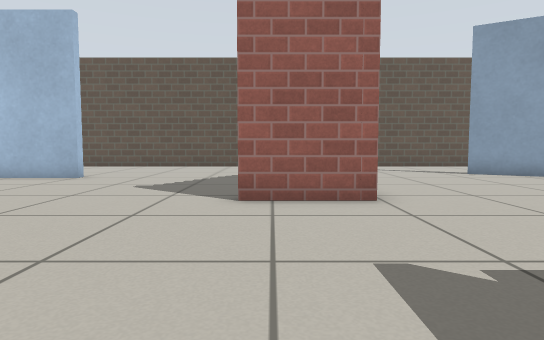
[1] (above)

16 first-person views from a walk through a world built for the Gazebo simulator. The camera is 0.5 m above the floor, tilts 4° down and sees 75° across. The floor is counted in squares, 0.5 m on a side. Each view is taken from the middle of a square. On the plan, view 1 faces up. The plan holds only what a view shows up to about 13 squares ahead; the rest is blank. The place goes on beyond the plan. Gazebo's built-in surfaces are drawn with simple patterns.

[2]
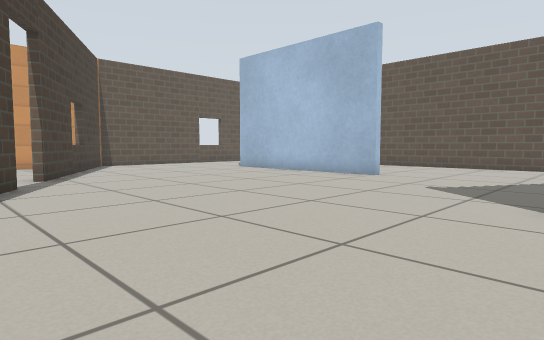

[3]
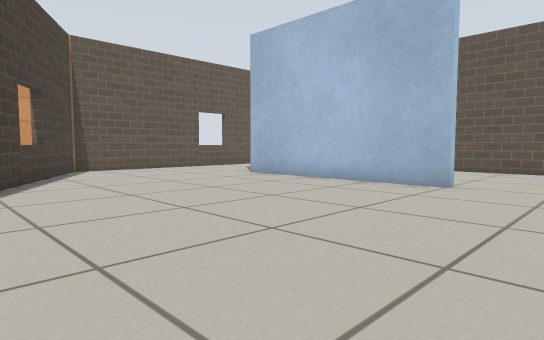

[4]
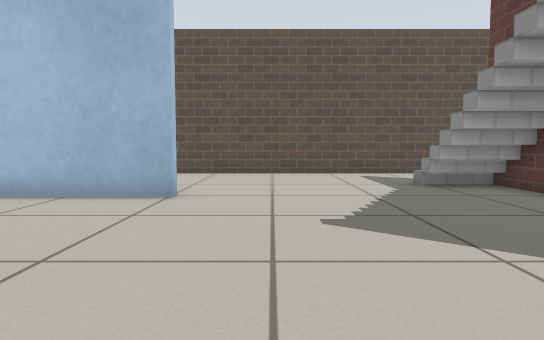

[5]
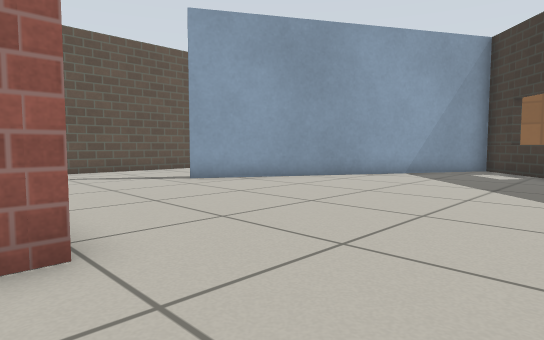

[6]
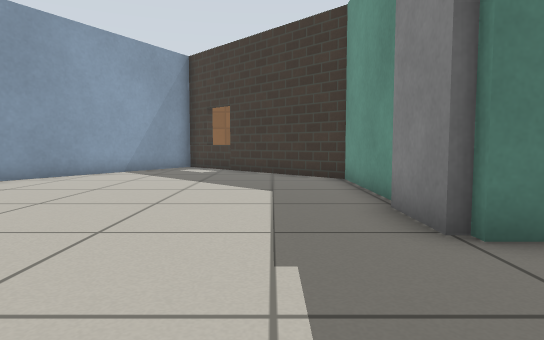

[7]
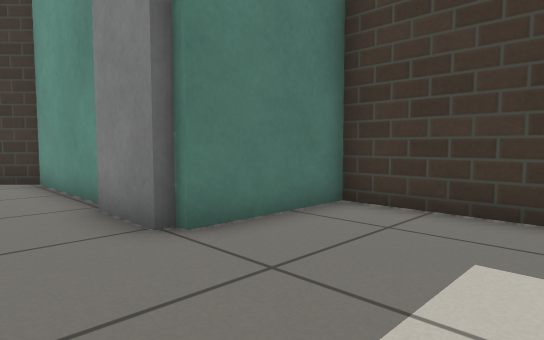

[8]
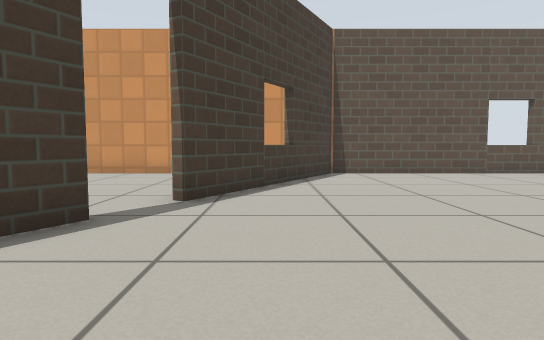

[9]
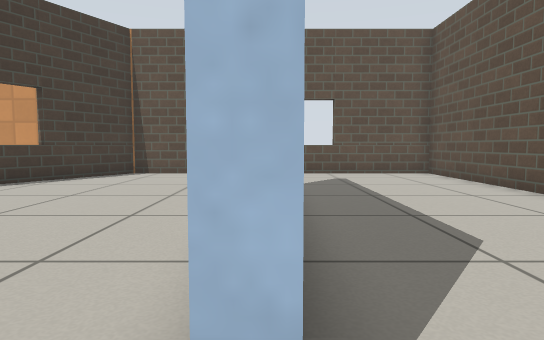

[10]
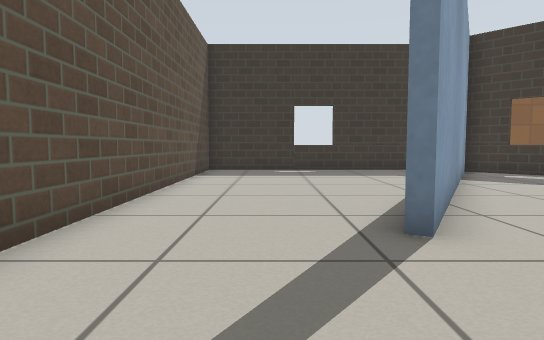

[11]
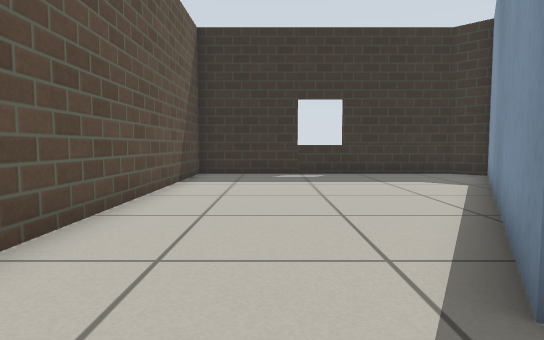

[12]
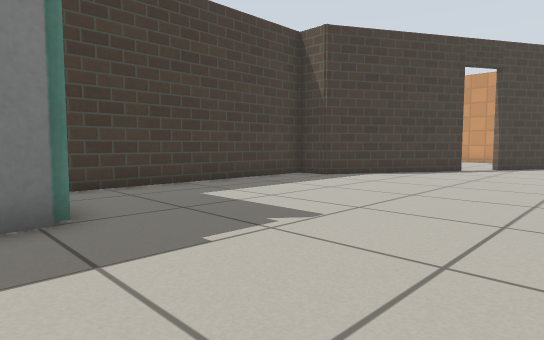

[13]
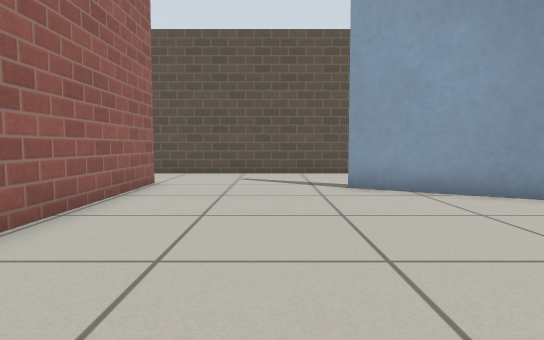

[14]
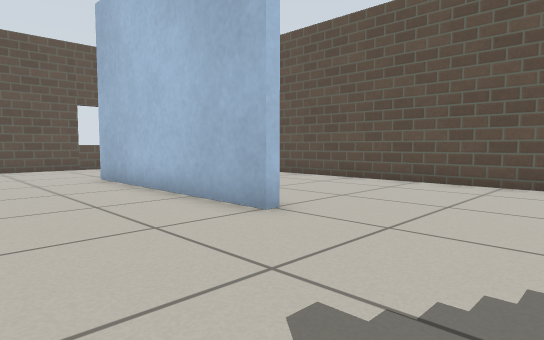

[15]
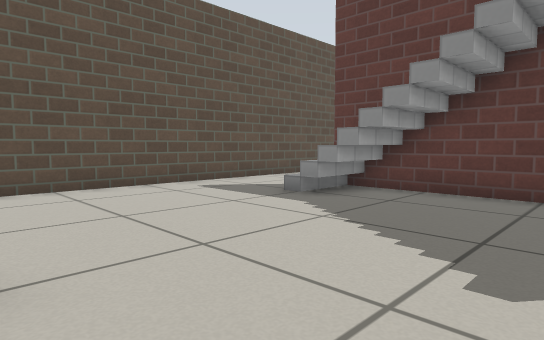

[16]
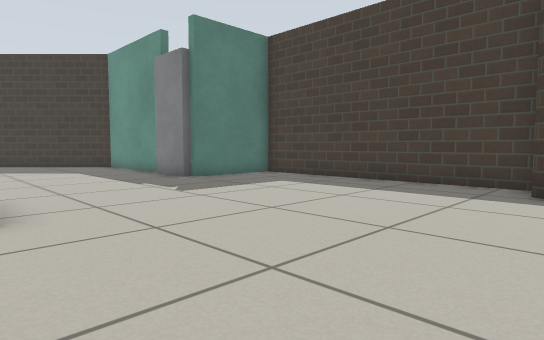

### Floor plan
Ten units are one square. View 1 is at (0, 0); x grows to the right and y downward. Boxes are objects, and circles mark ways between rooms. Rooms are numbered by the first view taken in them; rooms with no view inside come last. Other rooms are left out.
<svg viewBox="-180 -171 359 200">
<path fill="none" stroke="#000" d="M-59 -108 -130 -108M16 -99 16 -134M20 -63 14 -63M19 -114 19 -80M-98 -16 -48 12 -48 24 36 24 36 -6M14 -166 -175 -166 -175 -61 -112 -24M60 -8 104 -8 132 -36M143 -47 163 -67 68 -123M156 -55 153 -59M68 -123 69 -125 165 -70 174 -78 174 -166 14 -166M19 -134 19 -114"/>
<rect x="-5" y="-75" width="20" height="10" fill="#bbb"><title>stairs</title></rect>
<rect x="35" y="-15" width="20" height="10" fill="#bbb"><title>door leaf</title></rect>
<circle cx="20" cy="-150" r="3" fill="#2a7"/>
<circle cx="45" cy="-120" r="3" fill="#2a7"/>
<text x="-30" y="-80">1</text>
<text x="110" y="-130">2</text>
</svg>
Room 1 opens to room 2.

Where each view was taken, in squares from view 1:
view 1: 0 up, 0 right, facing up
view 2: 0 up, 0 right, facing up-left
view 3: 2 up, 3 left, facing up-left
view 4: 4 up, 4 left, facing up
view 5: 3 up, 1 right, facing up-right
view 6: 3 up, 0 right, facing right
view 7: 3 up, 0 right, facing down-right
view 8: 4 up, 5 left, facing left
view 9: 11 up, 5 left, facing left
view 10: 14 up, 3 right, facing right
view 11: 14 up, 5 right, facing right
view 12: 6 up, 5 right, facing down-left
view 13: 4 up, 5 right, facing up
view 14: 7 up, 2 left, facing up-left
view 15: 8 up, 6 left, facing up-right
view 16: 7 up, 6 left, facing down-right
